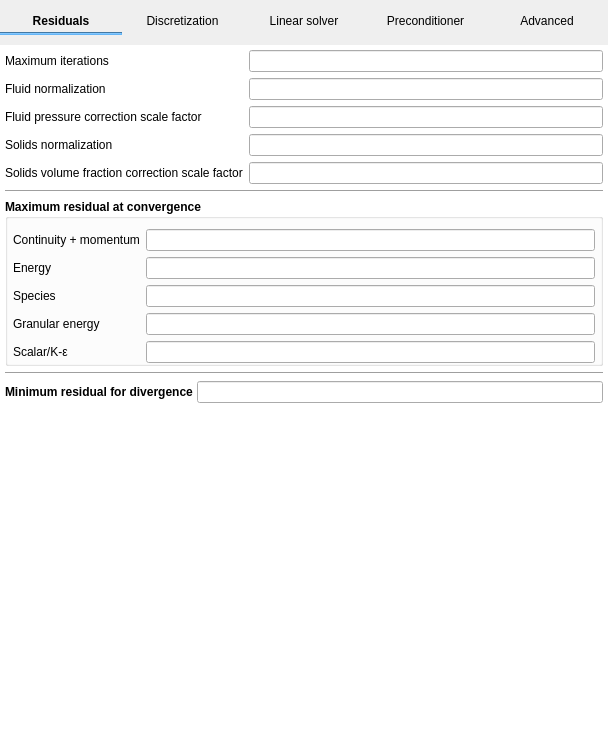
<?xml version="1.0" encoding="UTF-8"?>
<ui version="4.0">
 <class>numerics</class>
 <widget class="QWidget" name="numerics">
  <property name="geometry">
   <rect>
    <x>0</x>
    <y>0</y>
    <width>608</width>
    <height>755</height>
   </rect>
  </property>
  <property name="sizePolicy">
   <sizepolicy hsizetype="Expanding" vsizetype="Expanding">
    <horstretch>0</horstretch>
    <verstretch>0</verstretch>
   </sizepolicy>
  </property>
  <property name="maximumSize">
   <size>
    <width>16777215</width>
    <height>16777215</height>
   </size>
  </property>
  <property name="windowTitle">
   <string>Numerics</string>
  </property>
  <layout class="QGridLayout" name="gridLayout_10">
   <property name="leftMargin">
    <number>0</number>
   </property>
   <property name="topMargin">
    <number>0</number>
   </property>
   <property name="rightMargin">
    <number>0</number>
   </property>
   <property name="bottomMargin">
    <number>0</number>
   </property>
   <property name="spacing">
    <number>0</number>
   </property>
   <item row="0" column="0">
    <widget class="QWidget" name="top_frame" native="true">
     <property name="styleSheet">
      <string notr="true">QPushButton:hover {
    color:#64B5F6;;
    background-color: transparent;
}
QPushButton:pressed {
    color: #64B5F6;
    background-color: transparent;
}
QPushButton:checked {
    font: bold;
    background-color: transparent;
}
</string>
     </property>
     <layout class="QGridLayout" name="gridlayout_tab_btns">
      <property name="leftMargin">
       <number>0</number>
      </property>
      <property name="topMargin">
       <number>10</number>
      </property>
      <property name="rightMargin">
       <number>0</number>
      </property>
      <property name="bottomMargin">
       <number>10</number>
      </property>
      <property name="spacing">
       <number>0</number>
      </property>
      <item row="1" column="0">
       <widget class="Line" name="line_numerics">
        <property name="styleSheet">
         <string notr="true">QWidget{
  background-color: #64B5F6;
  border-color: #64B5F6;
}</string>
        </property>
        <property name="orientation">
         <enum>Qt::Horizontal</enum>
        </property>
       </widget>
      </item>
      <item row="0" column="1">
       <widget class="QPushButton" name="pushbutton_discretization">
        <property name="text">
         <string>Discretization</string>
        </property>
        <property name="flat">
         <bool>true</bool>
        </property>
       </widget>
      </item>
      <item row="0" column="4">
       <widget class="QPushButton" name="pushbutton_advanced">
        <property name="text">
         <string>Advanced</string>
        </property>
        <property name="flat">
         <bool>true</bool>
        </property>
       </widget>
      </item>
      <item row="0" column="2">
       <widget class="QPushButton" name="pushbutton_linear_solver">
        <property name="text">
         <string>Linear solver</string>
        </property>
        <property name="flat">
         <bool>true</bool>
        </property>
       </widget>
      </item>
      <item row="0" column="3">
       <widget class="QPushButton" name="pushbutton_preconditioner">
        <property name="text">
         <string>Preconditioner</string>
        </property>
        <property name="flat">
         <bool>true</bool>
        </property>
       </widget>
      </item>
      <item row="0" column="0">
       <widget class="QPushButton" name="pushbutton_residuals">
        <property name="font">
         <font>
          <weight>75</weight>
          <bold>true</bold>
         </font>
        </property>
        <property name="text">
         <string>Residuals</string>
        </property>
        <property name="flat">
         <bool>true</bool>
        </property>
       </widget>
      </item>
     </layout>
    </widget>
   </item>
   <item row="1" column="0">
    <widget class="QStackedWidget" name="stackedwidget_numerics">
     <property name="sizePolicy">
      <sizepolicy hsizetype="Expanding" vsizetype="Expanding">
       <horstretch>0</horstretch>
       <verstretch>0</verstretch>
      </sizepolicy>
     </property>
     <property name="styleSheet">
      <string notr="true">QStackedWidget{background-color:white;}
      </string>
     </property>
     <property name="currentIndex">
      <number>0</number>
     </property>
     <widget class="QWidget" name="residuals">
      <layout class="QGridLayout" name="gridLayout_2">
       <property name="leftMargin">
        <number>5</number>
       </property>
       <property name="topMargin">
        <number>5</number>
       </property>
       <property name="rightMargin">
        <number>5</number>
       </property>
       <property name="bottomMargin">
        <number>5</number>
       </property>
       <property name="horizontalSpacing">
        <number>0</number>
       </property>
       <property name="verticalSpacing">
        <number>6</number>
       </property>
       <item row="5" column="0" colspan="2">
        <widget class="Line" name="line_6">
         <property name="orientation">
          <enum>Qt::Horizontal</enum>
         </property>
        </widget>
       </item>
       <item row="8" column="0">
        <widget class="QLabel" name="label_tol_diverge">
         <property name="font">
          <font>
           <weight>75</weight>
           <bold>true</bold>
          </font>
         </property>
         <property name="text">
          <string>Minimum residual for divergence </string>
         </property>
        </widget>
       </item>
       <item row="0" column="0" colspan="2">
        <layout class="QGridLayout" name="gridLayout_8" columnstretch="0,1">
         <property name="spacing">
          <number>6</number>
         </property>
         <item row="3" column="0">
          <widget class="QLabel" name="label_norm_s">
           <property name="sizePolicy">
            <sizepolicy hsizetype="Minimum" vsizetype="Preferred">
             <horstretch>0</horstretch>
             <verstretch>0</verstretch>
            </sizepolicy>
           </property>
           <property name="text">
            <string>Solids normalization</string>
           </property>
          </widget>
         </item>
         <item row="1" column="0">
          <widget class="QLabel" name="label_norm_g">
           <property name="sizePolicy">
            <sizepolicy hsizetype="Minimum" vsizetype="Preferred">
             <horstretch>0</horstretch>
             <verstretch>0</verstretch>
            </sizepolicy>
           </property>
           <property name="text">
            <string>Fluid normalization</string>
           </property>
          </widget>
         </item>
         <item row="2" column="0">
          <widget class="QLabel" name="label_ppg_den">
           <property name="text">
            <string>Fluid pressure correction scale factor</string>
           </property>
          </widget>
         </item>
         <item row="0" column="1">
          <widget class="LineEdit" name="lineedit_keyword_max_nit">
           <property name="sizePolicy">
            <sizepolicy hsizetype="Expanding" vsizetype="Fixed">
             <horstretch>0</horstretch>
             <verstretch>0</verstretch>
            </sizepolicy>
           </property>
          </widget>
         </item>
         <item row="0" column="0">
          <widget class="QLabel" name="label_max_nit">
           <property name="text">
            <string>Maximum iterations</string>
           </property>
          </widget>
         </item>
         <item row="4" column="0">
          <widget class="QLabel" name="label_epp_den">
           <property name="text">
            <string>Solids volume fraction correction scale factor</string>
           </property>
          </widget>
         </item>
         <item row="1" column="1">
          <widget class="LineEdit" name="lineedit_keyword_norm_g">
           <property name="sizePolicy">
            <sizepolicy hsizetype="Expanding" vsizetype="Fixed">
             <horstretch>0</horstretch>
             <verstretch>0</verstretch>
            </sizepolicy>
           </property>
          </widget>
         </item>
         <item row="3" column="1">
          <widget class="LineEdit" name="lineedit_keyword_norm_s">
           <property name="sizePolicy">
            <sizepolicy hsizetype="Expanding" vsizetype="Fixed">
             <horstretch>0</horstretch>
             <verstretch>0</verstretch>
            </sizepolicy>
           </property>
          </widget>
         </item>
         <item row="2" column="1">
          <widget class="LineEdit" name="lineedit_keyword_ppg_den"/>
         </item>
         <item row="4" column="1">
          <widget class="LineEdit" name="lineedit_keyword_epp_den"/>
         </item>
        </layout>
       </item>
       <item row="6" column="0" colspan="2">
        <widget class="QGroupBox" name="groupbox_residuals">
         <property name="font">
          <font>
           <weight>75</weight>
           <bold>true</bold>
          </font>
         </property>
         <property name="title">
          <string>Maximum residual at convergence</string>
         </property>
         <property name="flat">
          <bool>true</bool>
         </property>
         <layout class="QGridLayout" name="gridLayout" columnstretch="0,1">
          <property name="leftMargin">
           <number>5</number>
          </property>
          <property name="topMargin">
           <number>10</number>
          </property>
          <property name="rightMargin">
           <number>5</number>
          </property>
          <property name="bottomMargin">
           <number>0</number>
          </property>
          <item row="0" column="0">
           <widget class="QLabel" name="label_tol_resid">
            <property name="font">
             <font>
              <weight>50</weight>
              <bold>false</bold>
             </font>
            </property>
            <property name="text">
             <string>Continuity + momentum</string>
            </property>
           </widget>
          </item>
          <item row="0" column="1">
           <widget class="LineEdit" name="lineedit_keyword_tol_resid">
            <property name="maximumSize">
             <size>
              <width>16777215</width>
              <height>16777215</height>
             </size>
            </property>
            <property name="font">
             <font>
              <weight>50</weight>
              <bold>false</bold>
             </font>
            </property>
           </widget>
          </item>
          <item row="1" column="0">
           <widget class="QLabel" name="label_tol_resid_t">
            <property name="font">
             <font>
              <weight>50</weight>
              <bold>false</bold>
             </font>
            </property>
            <property name="text">
             <string>Energy</string>
            </property>
           </widget>
          </item>
          <item row="1" column="1">
           <widget class="LineEdit" name="lineedit_keyword_tol_resid_t">
            <property name="maximumSize">
             <size>
              <width>16777215</width>
              <height>16777215</height>
             </size>
            </property>
            <property name="font">
             <font>
              <weight>50</weight>
              <bold>false</bold>
             </font>
            </property>
           </widget>
          </item>
          <item row="2" column="0">
           <widget class="QLabel" name="label_tol_resid_x">
            <property name="font">
             <font>
              <weight>50</weight>
              <bold>false</bold>
             </font>
            </property>
            <property name="text">
             <string>Species</string>
            </property>
           </widget>
          </item>
          <item row="2" column="1">
           <widget class="LineEdit" name="lineedit_keyword_tol_resid_x">
            <property name="maximumSize">
             <size>
              <width>16777215</width>
              <height>16777215</height>
             </size>
            </property>
            <property name="font">
             <font>
              <weight>50</weight>
              <bold>false</bold>
             </font>
            </property>
           </widget>
          </item>
          <item row="3" column="0">
           <widget class="QLabel" name="label_tol_resid_th">
            <property name="font">
             <font>
              <weight>50</weight>
              <bold>false</bold>
             </font>
            </property>
            <property name="text">
             <string>Granular energy</string>
            </property>
           </widget>
          </item>
          <item row="3" column="1">
           <widget class="LineEdit" name="lineedit_keyword_tol_resid_th">
            <property name="maximumSize">
             <size>
              <width>16777215</width>
              <height>16777215</height>
             </size>
            </property>
            <property name="font">
             <font>
              <weight>50</weight>
              <bold>false</bold>
             </font>
            </property>
           </widget>
          </item>
          <item row="4" column="0">
           <widget class="QLabel" name="label_tol_resid_scalar">
            <property name="font">
             <font>
              <weight>50</weight>
              <bold>false</bold>
             </font>
            </property>
            <property name="text">
             <string>Scalar/K-ε</string>
            </property>
           </widget>
          </item>
          <item row="4" column="1">
           <widget class="LineEdit" name="lineedit_keyword_tol_resid_scalar">
            <property name="maximumSize">
             <size>
              <width>16777215</width>
              <height>16777215</height>
             </size>
            </property>
            <property name="font">
             <font>
              <weight>50</weight>
              <bold>false</bold>
             </font>
            </property>
           </widget>
          </item>
         </layout>
        </widget>
       </item>
       <item row="7" column="0" colspan="2">
        <widget class="Line" name="line">
         <property name="orientation">
          <enum>Qt::Horizontal</enum>
         </property>
        </widget>
       </item>
       <item row="8" column="1">
        <widget class="LineEdit" name="lineedit_keyword_tol_diverge"/>
       </item>
       <item row="9" column="0">
        <spacer name="verticalSpacer">
         <property name="orientation">
          <enum>Qt::Vertical</enum>
         </property>
         <property name="sizeHint" stdset="0">
          <size>
           <width>20</width>
           <height>40</height>
          </size>
         </property>
        </spacer>
       </item>
      </layout>
     </widget>
     <widget class="QWidget" name="discretization">
      <property name="sizePolicy">
       <sizepolicy hsizetype="Expanding" vsizetype="Expanding">
        <horstretch>0</horstretch>
        <verstretch>0</verstretch>
       </sizepolicy>
      </property>
      <layout class="QGridLayout" name="gridLayout_3">
       <property name="leftMargin">
        <number>5</number>
       </property>
       <property name="topMargin">
        <number>5</number>
       </property>
       <property name="rightMargin">
        <number>5</number>
       </property>
       <property name="bottomMargin">
        <number>5</number>
       </property>
       <item row="1" column="0" colspan="2">
        <widget class="Line" name="line_2">
         <property name="minimumSize">
          <size>
           <width>0</width>
           <height>0</height>
          </size>
         </property>
         <property name="orientation">
          <enum>Qt::Horizontal</enum>
         </property>
        </widget>
       </item>
       <item row="0" column="0">
        <widget class="QLabel" name="label_cn_on">
         <property name="font">
          <font>
           <weight>75</weight>
           <bold>true</bold>
          </font>
         </property>
         <property name="text">
          <string>Temporal discretization</string>
         </property>
        </widget>
       </item>
       <item row="0" column="1">
        <widget class="ComboBox" name="combobox_cn_on">
         <item>
          <property name="text">
           <string>Implicit Euler</string>
          </property>
         </item>
         <item>
          <property name="text">
           <string>Crank-Nicholson</string>
          </property>
         </item>
        </widget>
       </item>
       <item row="6" column="0" colspan="2">
        <spacer name="verticalSpacer_2">
         <property name="orientation">
          <enum>Qt::Vertical</enum>
         </property>
         <property name="sizeHint" stdset="0">
          <size>
           <width>20</width>
           <height>40</height>
          </size>
         </property>
        </spacer>
       </item>
       <item row="2" column="0" colspan="2">
        <widget class="QGroupBox" name="groupbox_discretization">
         <property name="font">
          <font>
           <weight>75</weight>
           <bold>true</bold>
          </font>
         </property>
         <property name="title">
          <string>Spatial discretization</string>
         </property>
         <property name="flat">
          <bool>true</bool>
         </property>
         <layout class="QGridLayout" name="gridLayout_4">
          <property name="leftMargin">
           <number>0</number>
          </property>
          <property name="topMargin">
           <number>0</number>
          </property>
          <property name="rightMargin">
           <number>0</number>
          </property>
          <property name="bottomMargin">
           <number>0</number>
          </property>
          <property name="spacing">
           <number>0</number>
          </property>
          <item row="0" column="0">
           <widget class="QTableWidget" name="tablewidget_discretization">
            <property name="font">
             <font>
              <weight>50</weight>
              <bold>false</bold>
             </font>
            </property>
            <property name="selectionMode">
             <enum>QAbstractItemView::NoSelection</enum>
            </property>
            <attribute name="horizontalHeaderDefaultSectionSize">
             <number>150</number>
            </attribute>
            <attribute name="horizontalHeaderStretchLastSection">
             <bool>false</bool>
            </attribute>
            <attribute name="verticalHeaderStretchLastSection">
             <bool>false</bool>
            </attribute>
            <row>
             <property name="text">
              <string>Gas pressure</string>
             </property>
            </row>
            <row>
             <property name="text">
              <string>Volume fraction</string>
             </property>
            </row>
            <row>
             <property name="text">
              <string>U-momentum</string>
             </property>
            </row>
            <row>
             <property name="text">
              <string>V-momentum</string>
             </property>
            </row>
            <row>
             <property name="text">
              <string>W-momentum</string>
             </property>
            </row>
            <row>
             <property name="text">
              <string>Energy</string>
             </property>
            </row>
            <row>
             <property name="text">
              <string>Mass fraction</string>
             </property>
            </row>
            <row>
             <property name="text">
              <string>Granular energy</string>
             </property>
            </row>
            <row>
             <property name="text">
              <string>Scalar/K-ε</string>
             </property>
            </row>
            <row>
             <property name="text">
              <string>DES diffusion</string>
             </property>
            </row>
            <row>
             <property name="text">
              <string>Set ALL</string>
             </property>
            </row>
            <column>
             <property name="text">
              <string>Scheme</string>
             </property>
            </column>
            <column>
             <property name="text">
              <string>Relaxation factor</string>
             </property>
            </column>
           </widget>
          </item>
         </layout>
        </widget>
       </item>
       <item row="3" column="0" colspan="2">
        <widget class="Line" name="line_3">
         <property name="orientation">
          <enum>Qt::Horizontal</enum>
         </property>
        </widget>
       </item>
       <item row="5" column="0" colspan="2">
        <widget class="CheckBox" name="checkbox_keyword_chi_scheme">
         <property name="text">
          <string>Enable chi-scheme correction</string>
         </property>
        </widget>
       </item>
       <item row="4" column="0" colspan="2">
        <widget class="CheckBox" name="checkbox_keyword_def_cor">
         <property name="text">
          <string>Enable deferred correction</string>
         </property>
        </widget>
       </item>
      </layout>
     </widget>
     <widget class="QWidget" name="linear_solver">
      <property name="sizePolicy">
       <sizepolicy hsizetype="Expanding" vsizetype="Expanding">
        <horstretch>0</horstretch>
        <verstretch>0</verstretch>
       </sizepolicy>
      </property>
      <layout class="QGridLayout" name="gridLayout_5">
       <property name="leftMargin">
        <number>5</number>
       </property>
       <property name="topMargin">
        <number>5</number>
       </property>
       <property name="rightMargin">
        <number>5</number>
       </property>
       <property name="bottomMargin">
        <number>0</number>
       </property>
       <item row="0" column="0">
        <widget class="QTableWidget" name="tablewidget_linear_solver">
         <property name="selectionMode">
          <enum>QAbstractItemView::NoSelection</enum>
         </property>
         <row>
          <property name="text">
           <string>Gas pressure</string>
          </property>
         </row>
         <row>
          <property name="text">
           <string>Volume fraction</string>
          </property>
         </row>
         <row>
          <property name="text">
           <string>U-momentum</string>
          </property>
         </row>
         <row>
          <property name="text">
           <string>V-momentum</string>
          </property>
         </row>
         <row>
          <property name="text">
           <string>W-momentum</string>
          </property>
         </row>
         <row>
          <property name="text">
           <string>Energy</string>
          </property>
         </row>
         <row>
          <property name="text">
           <string>Mass fraction</string>
          </property>
         </row>
         <row>
          <property name="text">
           <string>Granular energy</string>
          </property>
         </row>
         <row>
          <property name="text">
           <string>Scalar/K-ε</string>
          </property>
         </row>
         <row>
          <property name="text">
           <string>DES diffusion</string>
          </property>
         </row>
         <row>
          <property name="text">
           <string>Set ALL</string>
          </property>
         </row>
         <column>
          <property name="text">
           <string>Solver</string>
          </property>
         </column>
         <column>
          <property name="text">
           <string>Iter.</string>
          </property>
         </column>
         <column>
          <property name="text">
           <string>Tol.</string>
          </property>
         </column>
        </widget>
       </item>
       <item row="1" column="0">
        <spacer name="verticalSpacer_3">
         <property name="orientation">
          <enum>Qt::Vertical</enum>
         </property>
         <property name="sizeHint" stdset="0">
          <size>
           <width>20</width>
           <height>40</height>
          </size>
         </property>
        </spacer>
       </item>
      </layout>
     </widget>
     <widget class="QWidget" name="preconditioner">
      <property name="sizePolicy">
       <sizepolicy hsizetype="Expanding" vsizetype="Expanding">
        <horstretch>0</horstretch>
        <verstretch>0</verstretch>
       </sizepolicy>
      </property>
      <layout class="QGridLayout" name="gridLayout_6">
       <property name="leftMargin">
        <number>5</number>
       </property>
       <property name="topMargin">
        <number>5</number>
       </property>
       <property name="rightMargin">
        <number>5</number>
       </property>
       <property name="bottomMargin">
        <number>0</number>
       </property>
       <item row="0" column="0">
        <widget class="QTableWidget" name="tablewidget_preconditioner">
         <property name="selectionMode">
          <enum>QAbstractItemView::NoSelection</enum>
         </property>
         <row>
          <property name="text">
           <string>Gas pressure</string>
          </property>
         </row>
         <row>
          <property name="text">
           <string>Volume fraction</string>
          </property>
         </row>
         <row>
          <property name="text">
           <string>U-momentum</string>
          </property>
         </row>
         <row>
          <property name="text">
           <string>V-momentum</string>
          </property>
         </row>
         <row>
          <property name="text">
           <string>W-momentum</string>
          </property>
         </row>
         <row>
          <property name="text">
           <string>Energy</string>
          </property>
         </row>
         <row>
          <property name="text">
           <string>Mass fraction</string>
          </property>
         </row>
         <row>
          <property name="text">
           <string>Granular energy</string>
          </property>
         </row>
         <row>
          <property name="text">
           <string>Scalar/K-ε</string>
          </property>
         </row>
         <row>
          <property name="text">
           <string>DES diffusion</string>
          </property>
         </row>
         <row>
          <property name="text">
           <string>Set ALL</string>
          </property>
         </row>
         <column>
          <property name="text">
           <string>Preconditioner</string>
          </property>
         </column>
         <column>
          <property name="text">
           <string>Sweep</string>
          </property>
         </column>
        </widget>
       </item>
       <item row="1" column="0">
        <spacer name="verticalSpacer_4">
         <property name="orientation">
          <enum>Qt::Vertical</enum>
         </property>
         <property name="sizeHint" stdset="0">
          <size>
           <width>20</width>
           <height>40</height>
          </size>
         </property>
        </spacer>
       </item>
      </layout>
     </widget>
     <widget class="QWidget" name="advanced">
      <layout class="QGridLayout" name="gridLayout_7">
       <property name="leftMargin">
        <number>5</number>
       </property>
       <property name="topMargin">
        <number>5</number>
       </property>
       <property name="rightMargin">
        <number>5</number>
       </property>
       <property name="bottomMargin">
        <number>5</number>
       </property>
       <item row="0" column="0" colspan="2">
        <widget class="QLabel" name="label_max_inlet_vel_fac">
         <property name="text">
          <string>Maximum inlet velocity factor</string>
         </property>
        </widget>
       </item>
       <item row="2" column="0" colspan="2">
        <widget class="QLabel" name="label_zero_ep_s">
         <property name="text">
          <string>Minimum tracked solids volume fraction</string>
         </property>
        </widget>
       </item>
       <item row="5" column="3">
        <widget class="QLabel" name="label_tmax_units">
         <property name="text">
          <string>K</string>
         </property>
        </widget>
       </item>
       <item row="6" column="2" colspan="2">
        <widget class="LineEdit" name="lineedit_keyword_ur_f_gs"/>
       </item>
       <item row="4" column="3">
        <widget class="QLabel" name="label_tmin_units">
         <property name="text">
          <string>K</string>
         </property>
        </widget>
       </item>
       <item row="4" column="0">
        <widget class="QLabel" name="label_tmin">
         <property name="text">
          <string>Minimum temperature</string>
         </property>
        </widget>
       </item>
       <item row="11" column="1">
        <spacer name="verticalSpacer_5">
         <property name="orientation">
          <enum>Qt::Vertical</enum>
         </property>
         <property name="sizeHint" stdset="0">
          <size>
           <width>20</width>
           <height>40</height>
          </size>
         </property>
        </spacer>
       </item>
       <item row="5" column="2">
        <widget class="LineEdit" name="lineedit_keyword_tmax"/>
       </item>
       <item row="3" column="0" colspan="2">
        <widget class="QLabel" name="label_zero_x_gs">
         <property name="text">
          <string>Minimum tracked species mass fraction</string>
         </property>
        </widget>
       </item>
       <item row="3" column="2" colspan="2">
        <widget class="LineEdit" name="lineedit_keyword_zero_x_gs"/>
       </item>
       <item row="7" column="2" colspan="2">
        <widget class="LineEdit" name="lineedit_keyword_ur_kth_sml"/>
       </item>
       <item row="1" column="2" colspan="2">
        <widget class="LineEdit" name="lineedit_keyword_dil_ep_s"/>
       </item>
       <item row="4" column="2">
        <widget class="LineEdit" name="lineedit_keyword_tmin"/>
       </item>
       <item row="7" column="0" colspan="2">
        <widget class="QLabel" name="label_ur_kth_sml">
         <property name="text">
          <string>IA theory conductivity underrelaxation factor</string>
         </property>
        </widget>
       </item>
       <item row="6" column="0" colspan="2">
        <widget class="QLabel" name="label_ur_f_gs">
         <property name="text">
          <string>Drag underrelaxation factor</string>
         </property>
        </widget>
       </item>
       <item row="1" column="0" colspan="2">
        <widget class="QLabel" name="label_dil_ep_s">
         <property name="text">
          <string>Dilute threshold</string>
         </property>
        </widget>
       </item>
       <item row="5" column="0">
        <widget class="QLabel" name="label_tmax">
         <property name="text">
          <string>Maximum temperature</string>
         </property>
        </widget>
       </item>
       <item row="9" column="0" colspan="4">
        <widget class="QGroupBox" name="groupbox_fpe">
         <property name="font">
          <font>
           <weight>75</weight>
           <bold>true</bold>
          </font>
         </property>
         <property name="title">
          <string>Floating-point exception traps</string>
         </property>
         <property name="flat">
          <bool>true</bool>
         </property>
         <layout class="QVBoxLayout" name="verticalLayout">
          <property name="spacing">
           <number>2</number>
          </property>
          <item>
           <widget class="CheckBox" name="checkbox_keyword_fpe_trap_invalid">
            <property name="text">
             <string>Trap domain errors (square root of negative value, etc)</string>
            </property>
           </widget>
          </item>
          <item>
           <widget class="CheckBox" name="checkbox_keyword_fpe_trap_zero">
            <property name="font">
             <font>
              <weight>50</weight>
              <bold>false</bold>
             </font>
            </property>
            <property name="text">
             <string>Trap zero-division errors</string>
            </property>
           </widget>
          </item>
          <item>
           <widget class="CheckBox" name="checkbox_keyword_fpe_trap_overflow">
            <property name="text">
             <string>Trap numerical overflows</string>
            </property>
           </widget>
          </item>
         </layout>
        </widget>
       </item>
       <item row="2" column="2" colspan="2">
        <widget class="LineEdit" name="lineedit_keyword_zero_ep_s"/>
       </item>
       <item row="0" column="2" colspan="2">
        <widget class="LineEdit" name="lineedit_keyword_max_inlet_vel_fac"/>
       </item>
       <item row="8" column="0" colspan="4">
        <widget class="CheckBox" name="checkbox_keyword_repeatable">
         <property name="text">
          <string>Repeatable results from linear solver and random seeding</string>
         </property>
        </widget>
       </item>
      </layout>
     </widget>
    </widget>
   </item>
  </layout>
 </widget>
 <customwidgets>
  <customwidget>
   <class>CheckBox</class>
   <extends>QCheckBox</extends>
   <header>mfixgui.widgets.base</header>
  </customwidget>
  <customwidget>
   <class>LineEdit</class>
   <extends>QLineEdit</extends>
   <header>mfixgui.widgets.base</header>
  </customwidget>
  <customwidget>
   <class>ComboBox</class>
   <extends>QComboBox</extends>
   <header>mfixgui.widgets.base</header>
  </customwidget>
 </customwidgets>
 <tabstops>
  <tabstop>pushbutton_residuals</tabstop>
  <tabstop>pushbutton_discretization</tabstop>
  <tabstop>pushbutton_linear_solver</tabstop>
  <tabstop>pushbutton_preconditioner</tabstop>
  <tabstop>pushbutton_advanced</tabstop>
  <tabstop>lineedit_keyword_max_nit</tabstop>
  <tabstop>lineedit_keyword_norm_g</tabstop>
  <tabstop>lineedit_keyword_ppg_den</tabstop>
  <tabstop>lineedit_keyword_norm_s</tabstop>
  <tabstop>lineedit_keyword_epp_den</tabstop>
  <tabstop>lineedit_keyword_tol_resid</tabstop>
  <tabstop>lineedit_keyword_tol_resid_t</tabstop>
  <tabstop>lineedit_keyword_tol_resid_x</tabstop>
  <tabstop>lineedit_keyword_tol_resid_th</tabstop>
  <tabstop>lineedit_keyword_tol_resid_scalar</tabstop>
  <tabstop>lineedit_keyword_tol_diverge</tabstop>
  <tabstop>combobox_cn_on</tabstop>
  <tabstop>tablewidget_discretization</tabstop>
  <tabstop>checkbox_keyword_def_cor</tabstop>
  <tabstop>checkbox_keyword_chi_scheme</tabstop>
  <tabstop>tablewidget_linear_solver</tabstop>
  <tabstop>tablewidget_preconditioner</tabstop>
  <tabstop>lineedit_keyword_max_inlet_vel_fac</tabstop>
  <tabstop>lineedit_keyword_dil_ep_s</tabstop>
  <tabstop>lineedit_keyword_zero_ep_s</tabstop>
  <tabstop>lineedit_keyword_zero_x_gs</tabstop>
  <tabstop>lineedit_keyword_tmin</tabstop>
  <tabstop>lineedit_keyword_tmax</tabstop>
  <tabstop>lineedit_keyword_ur_f_gs</tabstop>
  <tabstop>lineedit_keyword_ur_kth_sml</tabstop>
  <tabstop>checkbox_keyword_repeatable</tabstop>
  <tabstop>checkbox_keyword_fpe_trap_invalid</tabstop>
  <tabstop>checkbox_keyword_fpe_trap_zero</tabstop>
  <tabstop>checkbox_keyword_fpe_trap_overflow</tabstop>
 </tabstops>
 <resources/>
 <connections/>
</ui>
